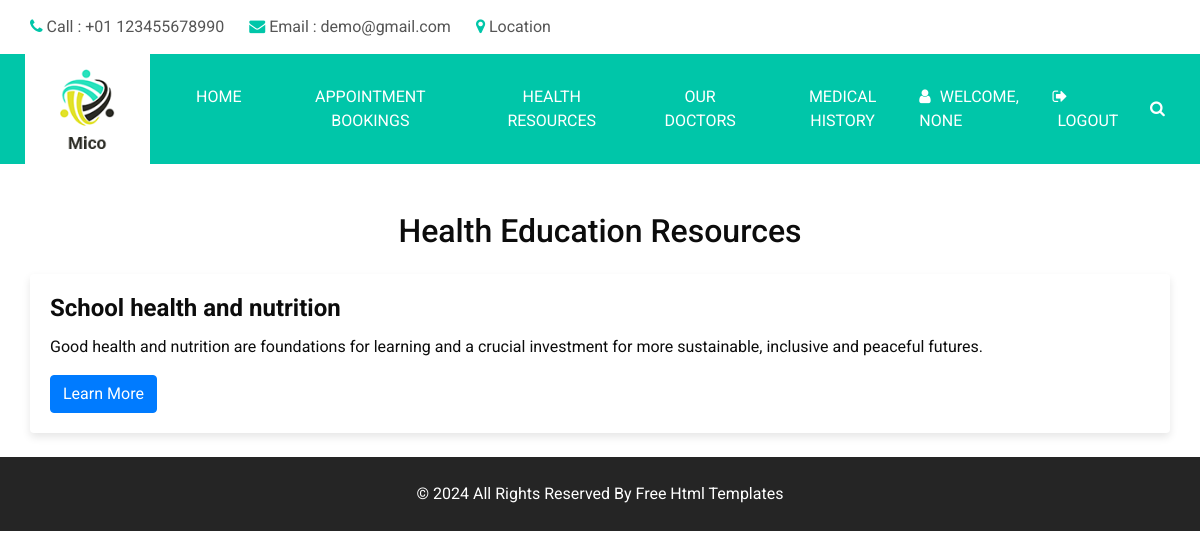
Page /resources/ on the committed database.
### users/models.py (models this page shows, shortened)
class HealthResource(models.Model):
    title = models.CharField(max_length=255)
    description = models.TextField()
    url = models.URLField()

### users/views.py (the view)
# urls.py: path('resources/', views.health_resource_list, name='health_resource_list_user'),
def health_resource_list(request):
    username = request.session.get('username')
    resources = HealthResource.objects.all()
    return render(request, 'User/health_resources_list.html', {'resources': resources,'user_name':username})

### template/User/health_resources_list.html (shortened to what this page needs)
{% extends 'User/base_user.html' %}
{% block content %}
<div class="container mt-5">
    <h2 class="text-center mb-4">Health Education Resources</h2>
    <div class="resource-list">
        {% for resource in resources %}
        <div class="card mb-4">
            <div class="card-body">
                <h3 class="card-title">{{ resource.title }}</h3>
                <p class="card-text">{{ resource.description }}</p>
                {% if resource.url %}
                <a href="{{ resource.url }}" class="btn btn-primary" target="_blank">Learn More</a>
                {% endif %}
            </div>
        </div>
        {% endfor %}
    </div>
</div>
{% endblock %}

### static/css/style.css (style rules this page uses)
body { font-family: 'Roboto', sans-serif; color: #0c0c0c; background-color: #ffffff; overflow-x: hidden; }
a, a:hover, a:focus { text-decoration: none; }
.btn, .btn:focus { outline: none !important; -webkit-box-shadow: none; box-shadow: none; }

### static/css/responsive.css (style rules this page uses)
@media (min-width: 1200px) { .container { max-width: 1170px; } }

### template/User/health_resources_list.html (style rules this page uses)
.resource-list .card { box-shadow: 0 4px 8px rgba(0, 0, 0, 0.1); border: none; }
.resource-list .card-title { font-size: 1.5rem; font-weight: bold; }
.resource-list .card-text { font-size: 1rem; margin-bottom: 1rem; }
.resource-list .btn-primary { background-color: #007bff; border-color: #007bff; }

### rows in the picture
HealthResource: title "School health and nutrition", description "Good health and nutrition are foundations for learning and a crucial investment for more sustainable, inclusive and peaceful futures."

### other values in the picture
{{ user_name }} "NONE"
